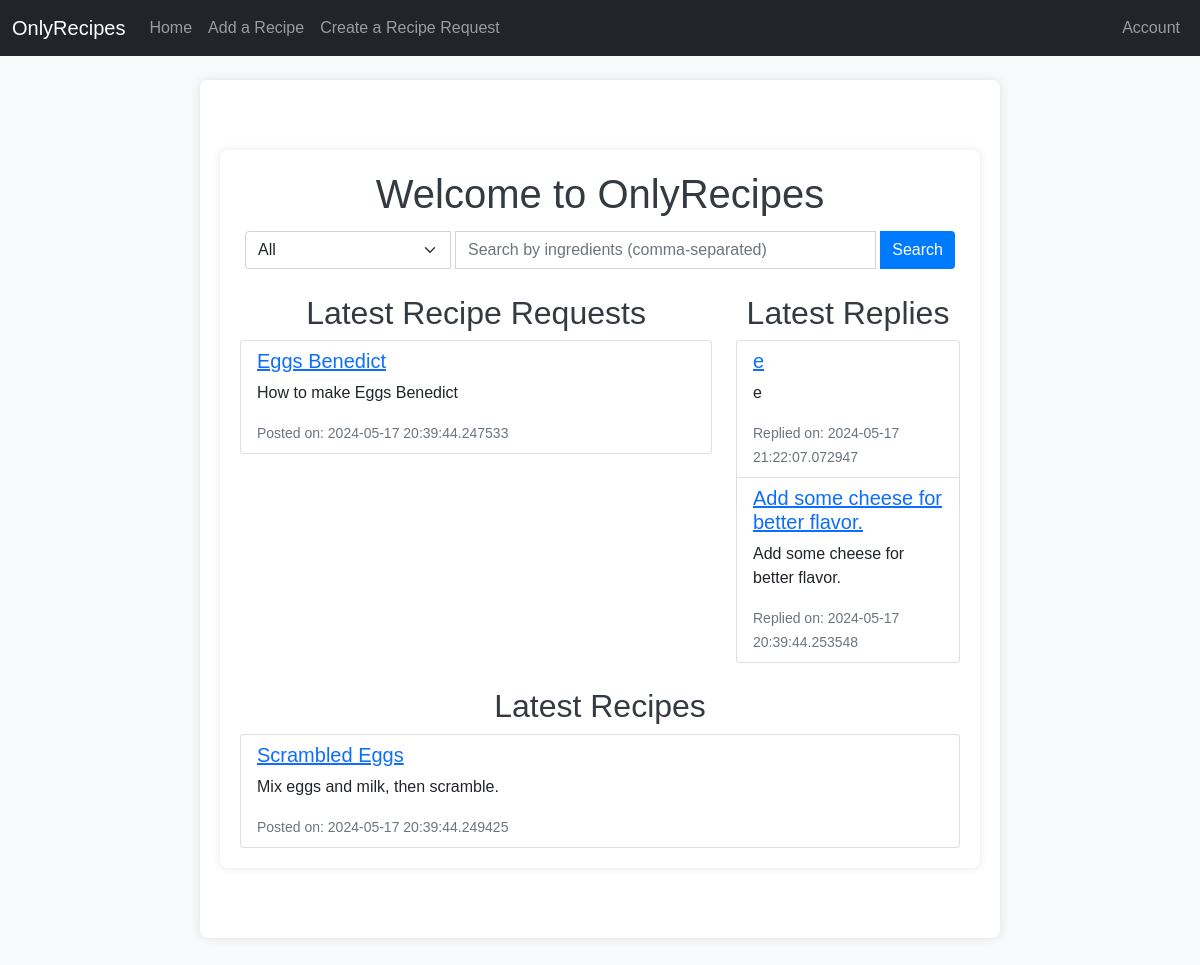
The app's page /index (signed in) with its own data.
### app/models.py (models this page shows, shortened)
class RecipeRequest(db.Model):
    id = db.Column(db.Integer, primary_key=True)
    title = db.Column(db.String(100), unique=True, nullable=False)
    description = db.Column(db.Text, nullable=False)
    meal_type = db.Column(db.String(50), nullable=False)
    created_at = db.Column(db.DateTime, default=datetime.utcnow)
    ingredients = db.relationship('Ingredient', secondary=recipe_request_ingredients, lazy='subquery', backref=db.backref('recipe_requests', lazy=True))
    replies = db.relationship('RecipeReply', backref='request', lazy=True)
    user_id = db.Column(db.Integer, db.ForeignKey('user.id'), nullable=False)

class RecipeReply(db.Model):
    id = db.Column(db.Integer, primary_key=True)
    content = db.Column(db.Text, nullable=False)
    created_at = db.Column(db.DateTime, default=datetime.utcnow)
    request_id = db.Column(db.Integer, db.ForeignKey('recipe_request.id'), nullable=False)
    user_id = db.Column(db.Integer, db.ForeignKey('user.id'), nullable=False)

class Recipe(db.Model):
    id = db.Column(db.String(36), primary_key=True, default=str(uuid.uuid4()))
    title = db.Column(db.String(120), nullable=False)
    ingredients = db.Column(db.Text, nullable=False)
    instructions = db.Column(db.Text, nullable=False)
    created_at = db.Column(db.DateTime, nullable=False, default=datetime.utcnow)
    meal_type = db.Column(db.String(50))
    user_id = db.Column(db.Integer, db.ForeignKey('user.id'), nullable=False)
    ingredients = db.relationship('Ingredient', secondary=recipe_ingredients, lazy='subquery', backref=db.backref('recipes', lazy=True))

### app/routes.py (the view)
@bp.route('/')
@bp.route('/index')
def index():
    recipe_requests = RecipeRequest.query.order_by(RecipeRequest.created_at.desc()).limit(5).all()
    recipe_replies = RecipeReply.query.order_by(RecipeReply.created_at.desc()).limit(5).all()
    latest_recipes = Recipe.query.order_by(Recipe.created_at.desc()).limit(5).all()
    return render_template('index.html', recipe_requests=recipe_requests, recipe_replies=recipe_replies, latest_recipes=latest_recipes)

### app/models.py (called while the page is built)
@login_manager.user_loader
def load_user(user_id):
    return User.query.get(int(user_id))

### app/templates/index.html (shortened to what this page needs)
{% extends "base.html" %}
{% block content %}
<div class="container">
    <h1 id="welcomeMessage">Welcome to OnlyRecipes</h1>
    <form id="searchForm" action="{{ url_for('main.search') }}" method="GET" class="mb-3">
        <div class="input-group">
            <select class="form-select" id="meal_type" name="meal_type">
                <option value="">All</option>
            </select>
            <input type="text" id="search_query" class="form-control" placeholder="Search by ingredients (comma-separated)" name="search_query">
            <button class="btn btn-outline-primary" type="submit">Search</button>
        </div>
    </form>
    <div class="row">
        <div class="col-md-8">
            <h2>Latest Recipe Requests</h2>
            <ul class="list-group">
                {% if recipe_requests %}
                    {% for request in recipe_requests %}
                        <li class="list-group-item">
                            <h5><a href="{{ url_for('main.view_recipe_request', id=request.id) }}">{{ request.title }}</a></h5>
                            <p>{{ request.description }}</p>
                            <small class="text-muted">Posted on: {{ request.created_at }}</small>
                        </li>
                    {% endfor %}
                {% else %}
                    <li class="list-group-item">No recipe requests found.</li>
                {% endif %}
            </ul>
        </div>
        <div class="col-md-4">
            <h2>Latest Replies</h2>
            <ul class="list-group">
                {% if recipe_replies %}
                    {% for reply in recipe_replies %}
                        <li class="list-group-item">
                            <h5><a href="{{ url_for('main.view_reply', id=reply.id) }}">{{ reply.content }}</a></h5>
                            <p>{{ reply.content }}</p>
                            <small class="text-muted">Replied on: {{ reply.created_at }}</small>
                        </li>
                    {% endfor %}
                {% else %}
                    <li class="list-group-item">No recipe replies found.</li>
                {% endif %}
            </ul>
        </div>
    </div>
    <div class="mt-4">
        <h2>Latest Recipes</h2>
        <ul class="list-group">
            {% if latest_recipes %}
                {% for recipe in latest_recipes %}
                    <li class="list-group-item">
                        <h5><a href="{{ url_for('main.view_recipe', id=recipe.id) }}">{{ recipe.title }}</a></h5>
                        <p>{{ recipe.instructions }}</p>
                        <small class="text-muted">Posted on: {{ recipe.created_at }}</small>
                    </li>
                {% endfor %}
            {% else %}
                <li class="list-group-item">No recipes found.</li>
            {% endif %}
        </ul>
    </div>
</div>
{% endblock %}

### app/static/css/styles.css (style rules this page uses)
body { font-family: Arial, sans-serif; background-color: #f8f9fa; margin: 0; padding: 0; }
.container { max-width: 800px; margin: 50px auto; padding: 20px; background-color: #ffffff; border-radius: 8px; box-shadow: 0 0 10px rgba(0, 0, 0, 0.1); }
h1, h2 { text-align: center; color: #343a40; }
form { margin-bottom: 20px; }
.input-group { display: flex; flex-wrap: wrap; }
.input-group .form-control, .input-group .form-select, .input-group .btn { flex: 1; margin: 5px; }
.input-group .form-control { max-width: calc(70% - 10px); }
.input-group .form-select { max-width: calc(30% - 10px); }
.input-group .btn { flex: none; max-width: 150px; background-color: #007bff; color: #fff; border: none; }

### records on screen
RecipeRequest: title "Eggs Benedict", description "How to make Eggs Benedict", created_at "2024-05-17 20:39:44.247533"
RecipeReply: content "e", created_at "2024-05-17 21:22:07.072947"
RecipeReply: content "Add some cheese for better flavor.", created_at "2024-05-17 20:39:44.253548"
Recipe: title "Scrambled Eggs", instructions "Mix eggs and milk, then scramble.", created_at "2024-05-17 20:39:44.249425"
